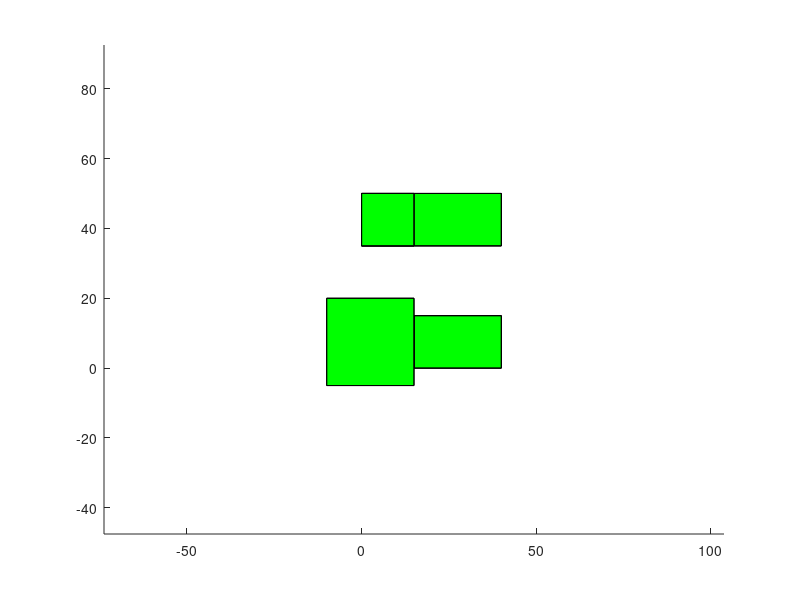

Write the MATLAB code that produced this figure. (Note: this script raises an error after producing the figure.)

%V1=[0,0,0];
%V2=[10,0,0];
%V3=[10,10,0];
%V4=[0,10,0];
%V5=[0,0,10];
%V6=[10,0,10];
%V7=[10,10,10];
%V8=[0,10,10];

%V=[V1;V2;V3;V4;V5;V6;V7;V8];
F=[1,2,3,4;5,6,7,8;5,6,2,1;8,7,3,4;6,7,3,2;5,8,4,1];
C=[1,0,0;0,1,0;0,0,1;1,1,0;1,0,1;0,1,1];
%patch('Faces',F,'Vertices',V,'FaceVertexCData',C,'FaceColor','flat');

pieD = [0,0,0;40,0,0;40,15,0;0,15,0;0,0,10;40,0,10;40,15,10;0,15,10];
patch('Faces',F,'Vertices',pieD,'FaceVertexCData',C,'FaceColor','flat');
axis equal

% pieDPunta=[0,0,0;35,0,0;40,15,0;0,15,0;0,0,10;35,0,5;40,15,5;0,15,10];
% patch('Faces',F,'Vertices',pieDPunta,'FaceVertexCData',C,'FaceColor','flat');
% axis equal

% DeoGordo=[35,10,0;45,10,0;45,15,0;40,15,0;35,10,5;45,10,5;45,15,5;40,15,5];
% patch('Faces',F,'Vertices',DeoGordo,'FaceVertexCData',C,'FaceColor','flat');
% axis equal
% 
% DeoIndice=[35,7,0;43,7,0;43,10,0;35,10,0;35,7,5;43,7,5;43,10,5;35,10,5];
% patch('Faces',F,'Vertices',DeoIndice,'FaceVertexCData',C,'FaceColor','flat');
% axis equal
% 
% DeoCorazon=[35,4,0;42,4,0;42,7,0;35,7,0;35,4,5;42,4,5;42,7,5;35,7,5];
% patch('Faces',F,'Vertices',DeoCorazon,'FaceVertexCData',C,'FaceColor','flat');
% axis equal
% 
% DeoAnular=[35,2,0;41,2,0;41,4,0;35,4,0;35,2,5;41,2,5;41,4,5;35,4,5];
% patch('Faces',F,'Vertices',DeoAnular,'FaceVertexCData',C,'FaceColor','flat');
% axis equal
% 
% DeoMenique=[35,0,0;38,0,0;38,2,0;35,2,0;35,0,5;38,0,5;38,2,5;35,2,5];
% patch('Faces',F,'Vertices',DeoMenique,'FaceVertexCData',C,'FaceColor','flat');
% axis equal

piernaInferiorD=[0,0,10;15,0,10;15,15,10;0,15,10;0,0,70;15,0,70;15,15,70;0,15,70];
patch('Faces',F,'Vertices',piernaInferiorD,'FaceVertexCData',C,'FaceColor','flat');
axis equal


% Pierna2=[0,0,10;5,0,10;5,15,10;0,15,10;-5,0,45;5,0,45;5,15,45;-5,15,45];
% patch('Faces',F,'Vertices',Pierna2,'FaceVertexCData',C,'FaceColor','flat');
% axis equal
% 
% Pierna3=[-5,0,45;5,0,45;5,15,45;-5,15,45;0,0,70;5,0,70;5,15,70;0,15,70];
% patch('Faces',F,'Vertices',Pierna3,'FaceVertexCData',C,'FaceColor','flat');
% axis equal

piernaSuperiorD = [0,0,70;15,0,70;15,15,70;0,15,70;-10,-5,140;15,-5,140;15,20,140;-10,20,140];
patch('Faces',F,'Vertices',piernaSuperiorD,'FaceVertexCData',C,'FaceColor','flat');
axis equal


%Pierna izquierda
% pieDTalon2=[0,35,0;20,35,0;20,50,0;0,50,0;0,35,10;20,35,10;20,50,10;0,50,10];
% patch('Faces',F,'Vertices',pieDTalon2,'FaceVertexCData',C,'FaceColor','flat');
% axis equal

pieI = [0,35,0;40,35,0;40,50,0;0,50,0;0,35,10;40,35,10;40,50,10;0,50,10];
patch('Faces',F,'Vertices',pieI,'FaceVertexCData',C,'FaceColor','flat');
axis equal
% 
% DeoGordo2=[35,40,0;45,40,0;45,35,0;40,35,0;35,40,5;45,40,5;45,35,5;40,35,5];
% patch('Faces',F,'Vertices',DeoGordo2,'FaceVertexCData',C,'FaceColor','flat');
% axis equal
% 
% DeoIndice2=[35,43,0;43,43,0;43,40,0;35,40,0;35,43,5;43,43,5;43,40,5;35,40,5];
% patch('Faces',F,'Vertices',DeoIndice2,'FaceVertexCData',C,'FaceColor','flat');
% axis equal
% 
% DeoCorazon2=[35,46,0;42,46,0;42,43,0;35,43,0;35,46,5;42,46,5;42,43,5;35,43,5];
% patch('Faces',F,'Vertices',DeoCorazon2,'FaceVertexCData',C,'FaceColor','flat');
% axis equal
% 
% DeoAnular2=[35,48,0;41,48,0;41,46,0;35,46,0;35,48,5;41,48,5;41,46,5;35,46,5];
% patch('Faces',F,'Vertices',DeoAnular2,'FaceVertexCData',C,'FaceColor','flat');
% axis equal
% 
% DeoMenique2=[35,50,0;38,50,0;38,48,0;35,48,0;35,50,5;38,50,5;38,48,5;35,48,5];
% patch('Faces',F,'Vertices',DeoMenique2,'FaceVertexCData',C,'FaceColor','flat');
% axis equal

piernaInferiorI = [0,35,10;15,35,10;15,50,10;0,50,10;0,35,70;15,35,70;15,50,70;0,50,70];
patch('Faces',F,'Vertices',piernaInferiorI,'FaceVertexCData',C,'FaceColor','flat');
axis equal

% Pierna5=[0,35,10;5,35,10;5,50,10;0,50,10;-5,35,45;5,35,45;5,50,45;-5,50,45];
% patch('Faces',F,'Vertices',Pierna5,'FaceVertexCData',C,'FaceColor','flat');
% axis equal

% Pierna6=[-5,35,45;5,35,45;5,50,45;-5,50,45;0,35,70;5,35,70;5,50,70;0,50,70];
% patch('Faces',F,'Vertices',Pierna6,'FaceVertexCData',C,'FaceColor','flat');
% axis equal

piernaSuperiorI = [0,35,70;15,35,70;15,50,70;0,50,70;-10,30,140;15,30,140;15,55,140;-10,55,140];
patch('Faces',F,'Vertices',PiernaSuperiorI,'FaceVertexCData',C,'FaceColor','flat');
axis equal

torso = [-10,-5,140;15,-5,140;15,55,140;-10,55,140;-10,-10,250;15,-10,250;15,60,250;-10,60,250];
patch('Faces', F, 'Vertices',torso,'FaceVertexCData', C, 'FaceColor','flat');
axis equal

xlabel('x');
ylabel('y');
zlabel('z');
view(3);
